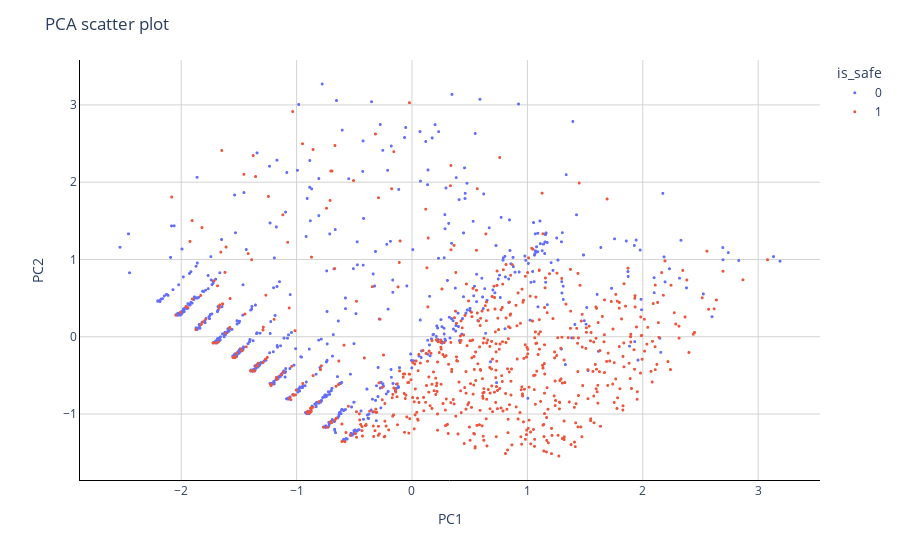

Notebook cell for this chart:
### Code cell
# Create a scatter plot
fig = px.scatter(OriginalDataForLDA, x=X_trans_pca_train[:,0], y=X_trans_pca_train[:,1], 
                 labels={
                     "x": "PC1",
                     "y": "PC2",
                     "color" : "is_safe"
                 },
                 opacity=1, color=y_train)

# Change chart background color
fig.update_layout(dict(plot_bgcolor = 'white'))

# Update axes lines
fig.update_xaxes(showgrid=True, gridwidth=1, gridcolor='lightgrey', 
                 zeroline=True, zerolinewidth=1, zerolinecolor='lightgrey', 
                 showline=True, linewidth=1, linecolor='black')

fig.update_yaxes(showgrid=True, gridwidth=1, gridcolor='lightgrey', 
                 zeroline=True, zerolinewidth=1, zerolinecolor='lightgrey', 
                 showline=True, linewidth=1, linecolor='black')

# Set figure title
fig.update_layout(title_text="PCA scatter plot")

# Update marker size
fig.update_traces(marker=dict(size=3))

fig.show()

### Figure 1 — Plotly figure (JSON) as saved in the notebook; plotly's stock layout.template omitted (floating-point values rounded to 4 significant figures; data arrays with more than 128 entries replaced by an {"elided": "..."} marker saying what was removed)
{"data": [{"hovertemplate": "is_safe=0<br>PC1=%{x}<br>PC2=%{y}<extra></extra>", "legendgroup": "0", "marker": {"color": "#636efa", "opacity": 1, "size": 3, "symbol": "circle"}, "mode": "markers", "name": "0", "showlegend": true, "type": "scattergl", "x": {"elided": "683 float values"}, "xaxis": "x", "y": {"elided": "683 float values"}, "yaxis": "y"}, {"hovertemplate": "is_safe=1<br>PC1=%{x}<br>PC2=%{y}<extra></extra>", "legendgroup": "1", "marker": {"color": "#EF553B", "opacity": 1, "size": 3, "symbol": "circle"}, "mode": "markers", "name": "1", "showlegend": true, "type": "scattergl", "x": {"elided": "685 float values"}, "xaxis": "x", "y": {"elided": "685 float values"}, "yaxis": "y"}], "layout": {"legend": {"title": {"text": "is_safe"}, "tracegroupgap": 0}, "margin": {"t": 60}, "plot_bgcolor": "white", "title": {"text": "PCA scatter plot"}, "xaxis": {"anchor": "y", "domain": [0, 1], "gridcolor": "lightgrey", "gridwidth": 1, "linecolor": "black", "linewidth": 1, "showgrid": true, "showline": true, "title": {"text": "PC1"}, "zeroline": true, "zerolinecolor": "lightgrey", "zerolinewidth": 1}, "yaxis": {"anchor": "x", "domain": [0, 1], "gridcolor": "lightgrey", "gridwidth": 1, "linecolor": "black", "linewidth": 1, "showgrid": true, "showline": true, "title": {"text": "PC2"}, "zeroline": true, "zerolinecolor": "lightgrey", "zerolinewidth": 1}}}
